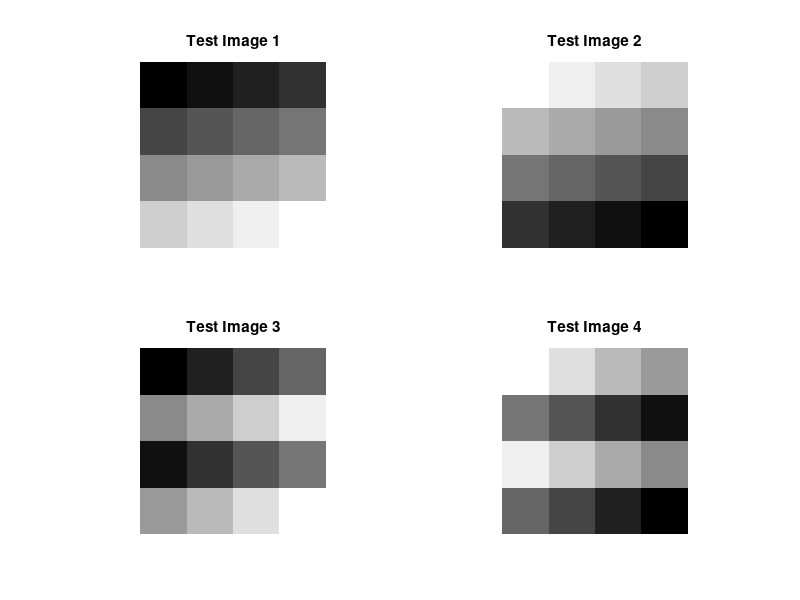

Source code (MATLAB):
clc; clear; close all;

%% Step 1: Generate Synthetic Test Images (4x4 Grayscale Images)
test_images = {
    uint8([10 20 30 40; 50 60 70 80; 90 100 110 120; 130 140 150 160]),
    uint8([160 150 140 130; 120 110 100 90; 80 70 60 50; 40 30 20 10]),
    uint8([10 30 50 70; 90 110 130 150; 20 40 60 80; 100 120 140 160]),
    uint8([160 140 120 100; 80 60 40 20; 150 130 110 90; 70 50 30 10])
};
num_images = length(test_images);

disp(['Generated ', num2str(num_images), ' synthetic test images.']);
%% Step 1.1: Display the Generated Test Images
figure;
for i = 1:num_images
    subplot(2,2,i);
    imshow(test_images{i}, []);
    title(['Test Image ', num2str(i)]);
end


%% Step 2: Apply DCT Compression & Lossless Recovery
T = dctmtx(4); % Use 4x4 DCT for small images
dct_blocks = cell(1, num_images);
idct_blocks = cell(1, num_images);

for i = 1:num_images
    dct_blocks{i} = T * double(test_images{i}) * T';
    idct_blocks{i} = uint8(T' * dct_blocks{i} * T);
end

disp('DCT compression and lossless recovery applied.');

%% Step 3: Compute PSNR to Verify Lossless Recovery
psnr_values = zeros(1, num_images);
for i = 1:num_images
    mse = mean((double(test_images{i}) - double(idct_blocks{i})).^2, 'all');
    psnr_values(i) = 10 * log10(255^2 / mse);
end

disp('PSNR values for lossless recovery:');
disp(psnr_values);

%% Verification Complete
disp('Verification of Lossless JPEG Compression Completed Successfully!');
